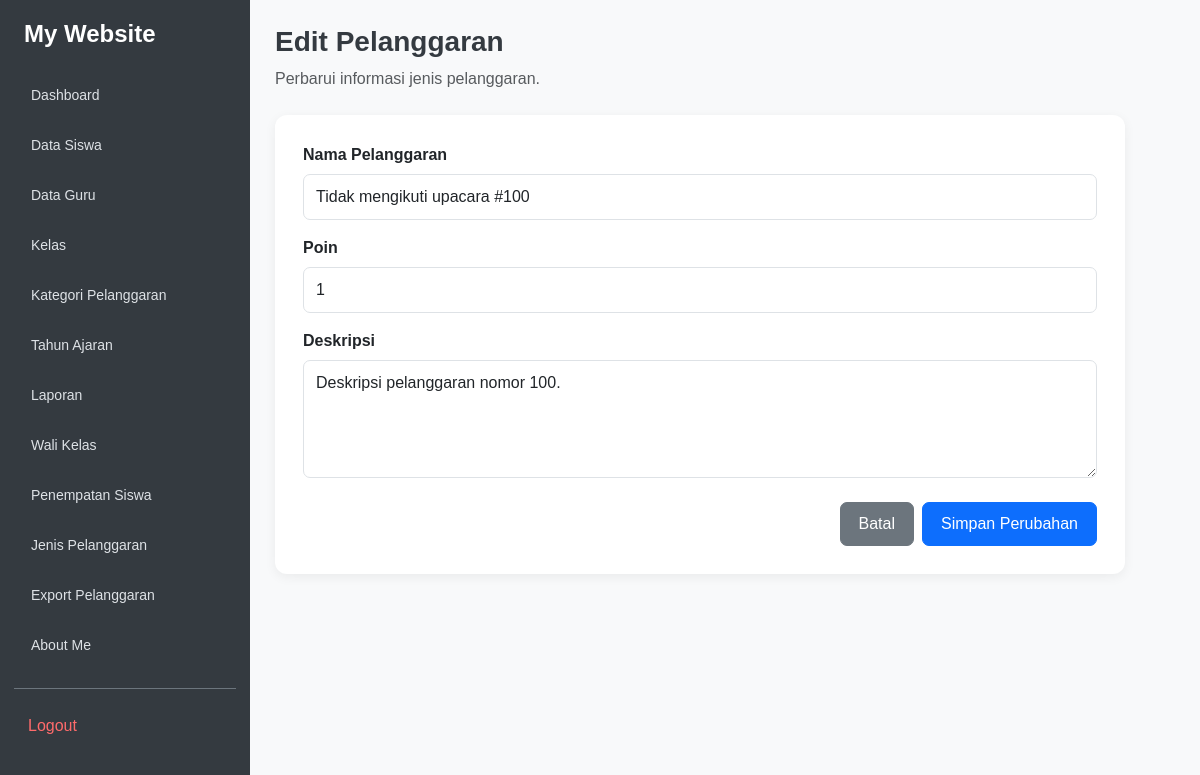
/edit_pelanggaran.php?id=100 (signed in), run on the app's committed database.
### tables this page shows
CREATE TABLE `t_pelanggaran` (
  `id` int(11) NOT NULL,
  `pelanggaran_kategori_id` int(11) DEFAULT NULL,
  `kode` varchar(30) DEFAULT NULL,
  `nama` varchar(150) DEFAULT NULL,
  `poin` int(11) NOT NULL,
  `deskripsi` text NOT NULL,
  `status_aktif` tinyint(1) NOT NULL,
  `created_at` timestamp NOT NULL DEFAULT current_timestamp(),
  `updated_at` timestamp NOT NULL DEFAULT current_timestamp()
);

### edit_pelanggaran.php (the view, shortened to what this page needs)
<?php
include 'config/koneksi.php';
$id = (int) ($_GET['id'] ?? 0);
$stmt = $koneksi->prepare(
    "SELECT * FROM t_pelanggaran WHERE id = ?"
);
$stmt->bind_param("i", $id);
$stmt->execute();
$data = $stmt->get_result()->fetch_assoc();
?>
<!DOCTYPE html>
<html lang="id">
<head>
    <link href="https://cdn.jsdelivr.net/npm/bootstrap@5.3.8/dist/css/bootstrap.min.css" rel="stylesheet">
</head>
<body>
<?php include 'includes/sidebar.php'; ?>
<div class="main-content">
    <div class="mb-4">
        <h3 class="page-title">Edit Pelanggaran</h3>
        <p class="text-muted mb-0">
            Perbarui informasi jenis pelanggaran.
        </p>
    </div>
    <div class="form-card">
        <form method="POST">
            <div class="mb-3">
                <label class="form-label">Nama Pelanggaran</label>
                <input
                    type="text"
                    name="nama"
                    class="form-control"
                    value="<?= htmlspecialchars($data['nama'] ?? '') ?>"
                    placeholder="Masukkan nama pelanggaran"
                    required
                >
            </div>
            <div class="mb-3">
                <label class="form-label">Poin</label>
                <input
                    type="number"
                    name="poin"
                    class="form-control"
                    min="1"
                    value="<?= (int) $data['poin'] ?>"
                    placeholder="Masukkan jumlah poin"
                    required
                >
            </div>
            <div class="mb-4">
                <label class="form-label">Deskripsi</label>
                <textarea
                    name="deskripsi"
                    class="form-control"
                    rows="4"
                    placeholder="Masukkan deskripsi pelanggaran"
                ><?= htmlspecialchars($data['deskripsi'] ?? '') ?></textarea>
            </div>
            <div class="d-flex justify-content-end gap-2">
                <a href="catatan_pelanggaran.php" class="btn btn-secondary">
                    Batal
                </a>
                <button type="submit" class="btn btn-primary">
                    Simpan Perubahan
                </button>
            </div>
        </form>
    </div>
</div>
</body>
</html>

### includes/sidebar.css (style rules this page uses)
body { background: #f8f9fa; margin: 0; }
.main-content { margin-left: 250px; padding: 25px; min-width: 0; box-sizing: border-box; }

### edit_pelanggaran.php (style rules this page uses)
body { background: #f8f9fa; font-family: Arial, sans-serif; }
.main-content { margin-left: 250px; padding: 25px; min-width: 0; }
.form-card { background: white; border-radius: 12px; padding: 28px; box-shadow: 0 3px 12px rgba(0,0,0,0.06); max-width: 850px; }
.page-title { font-weight: 700; color: #343a40; }
.form-label { font-weight: 600; margin-bottom: 7px; }
.form-control { padding: 10px 12px; border-radius: 7px; }
.btn { padding: 9px 18px; border-radius: 7px; }

### data on the page
t_pelanggaran: nama "Tidak mengikuti upacara #100", poin "1", deskripsi "Deskripsi pelanggaran nomor 100."

### other printed values
$item[0] "Dashboard"
$item[0] "Data Siswa"
$item[0] "Data Guru"
$item[0] "Kelas"
$item[0] "Kategori Pelanggaran"
$item[0] "Tahun Ajaran"
$item[0] "Laporan"
$item[0] "Wali Kelas"
$item[0] "Penempatan Siswa"
$item[0] "Jenis Pelanggaran"
$item[0] "Export Pelanggaran"
$item[0] "About Me"
